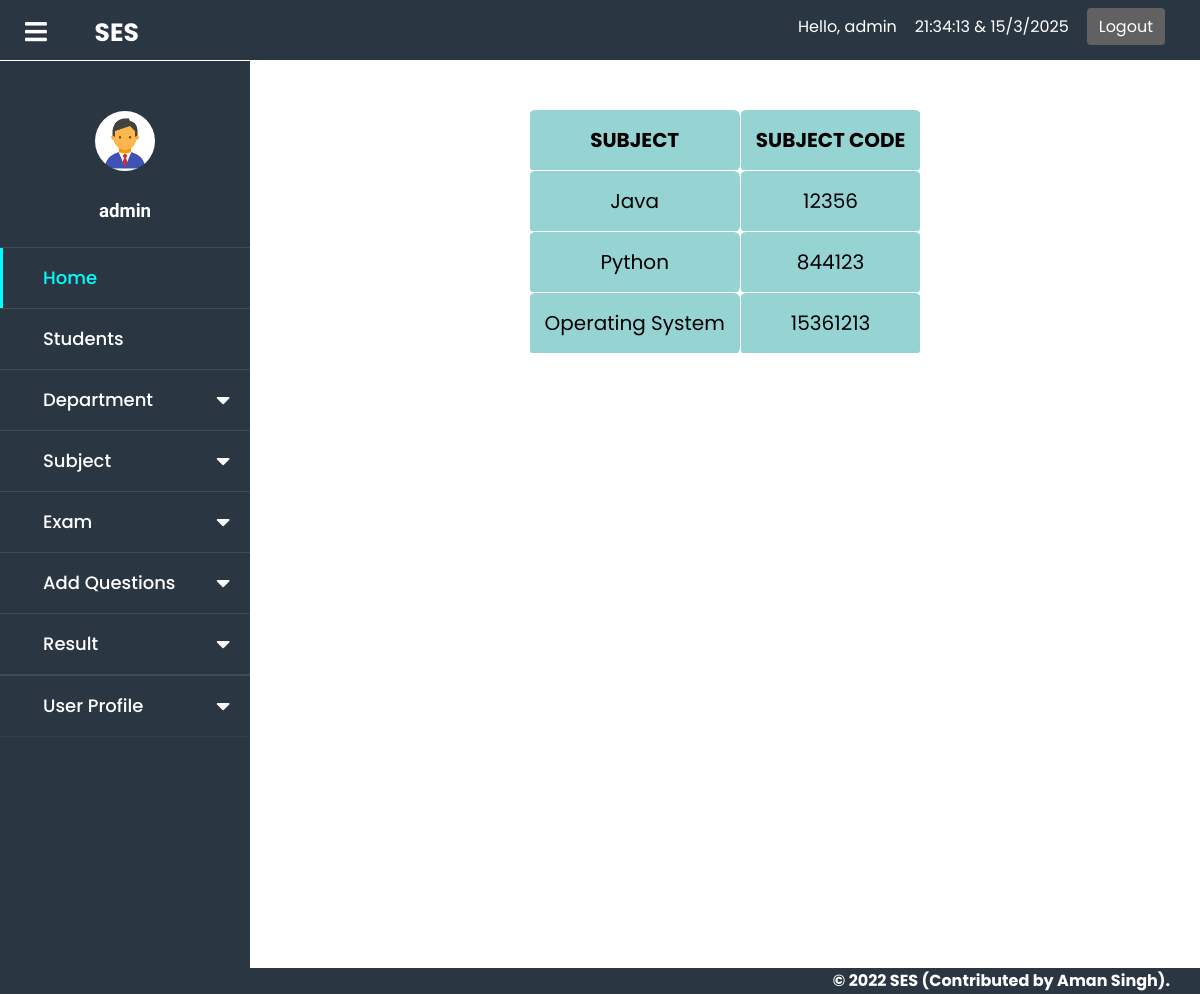
The page /faculty/viewsubject/ (signed in) on the database as committed earlier.
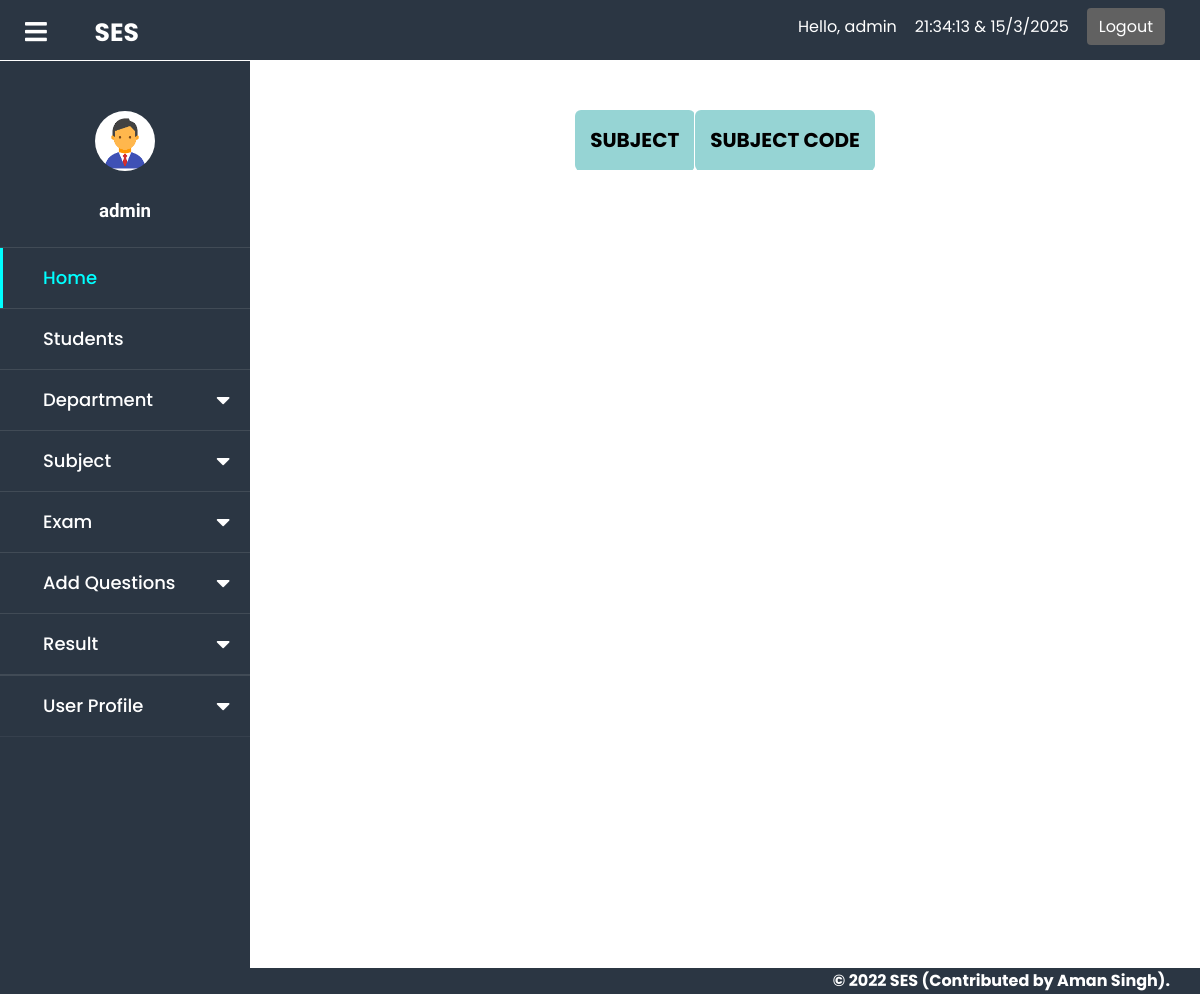
The same page on the database as committed later.
### exam/models.py (models this page shows, shortened)
class SubjectInfo(models.Model):
    subjectname = models.CharField(max_length=100, blank=True, primary_key=True)
    subjectcode = models.IntegerField(null=True)
    class Meta:
        verbose_name_plural = 'Subject Info'

### faculty/views.py (the view)
# urls.py: path('viewsubject/', views.ViewSubj, name='viewsubject'),
@login_required(login_url='login')
def ViewSubj(request):
    if request.method == 'GET':
        subj = SubjectInfo.objects.all()
        context = {
            'username': request.user,
            "subj": subj,
        }
        return render(request, 'faculty/viewsubject.html', context)

### templates/faculty/viewsubject.html (shortened to what this page needs)
{% extends 'faculty/base.html' %}
{% load static %}
{% block body%}
<div class="viewexam">
    <center>
    <table>
        <tr>
            <th>SUBJECT</th>
            <th>SUBJECT CODE</th>
        </tr>
        {% for s in subj %}
        <tr>
            <td>{{s.subjectname}}</td>
            <td>{{s.subjectcode}}</td>
        </tr>
        {% endfor %}
    </table>
    </center>
</div>
{% endblock %}

Rows that differ between the two databases and show on the page:
removed SubjectInfo: subjectname "Java", subjectcode "12356"
removed SubjectInfo: subjectname "Python", subjectcode "844123"
removed SubjectInfo: subjectname "Operating System", subjectcode "15361213"
